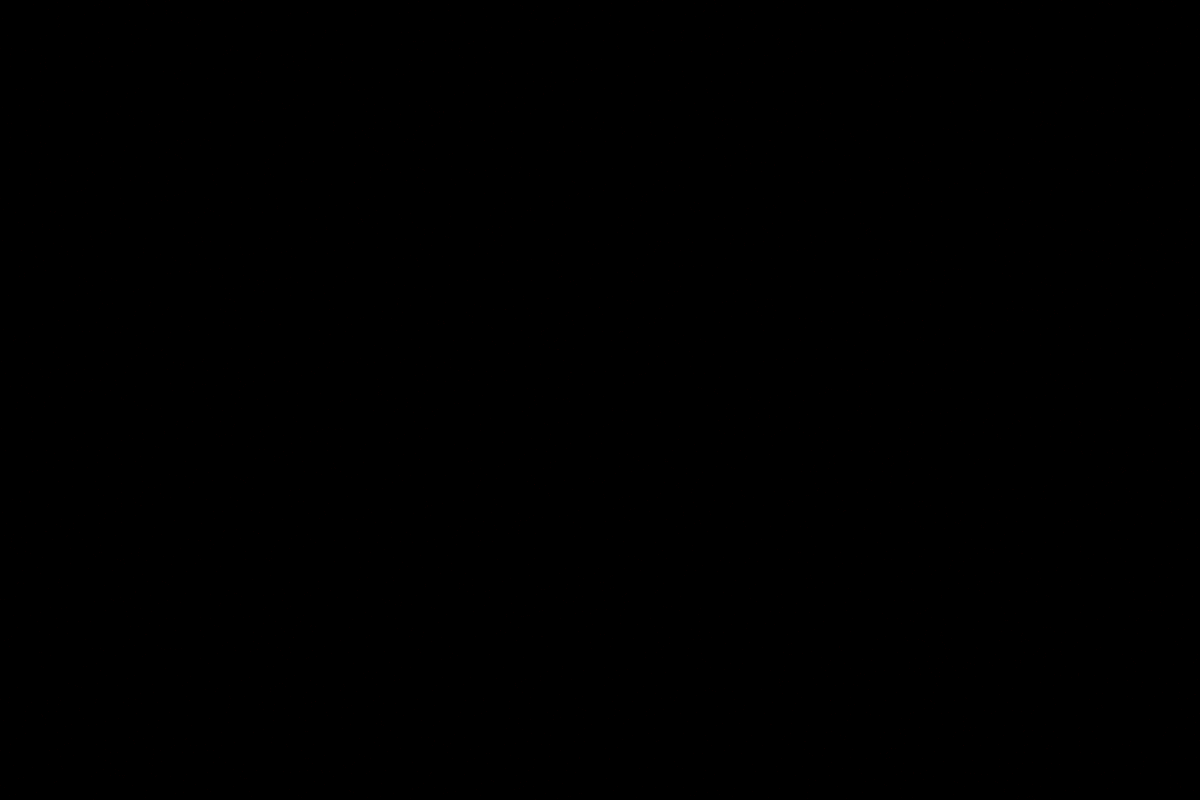
Frame 1 (no input)
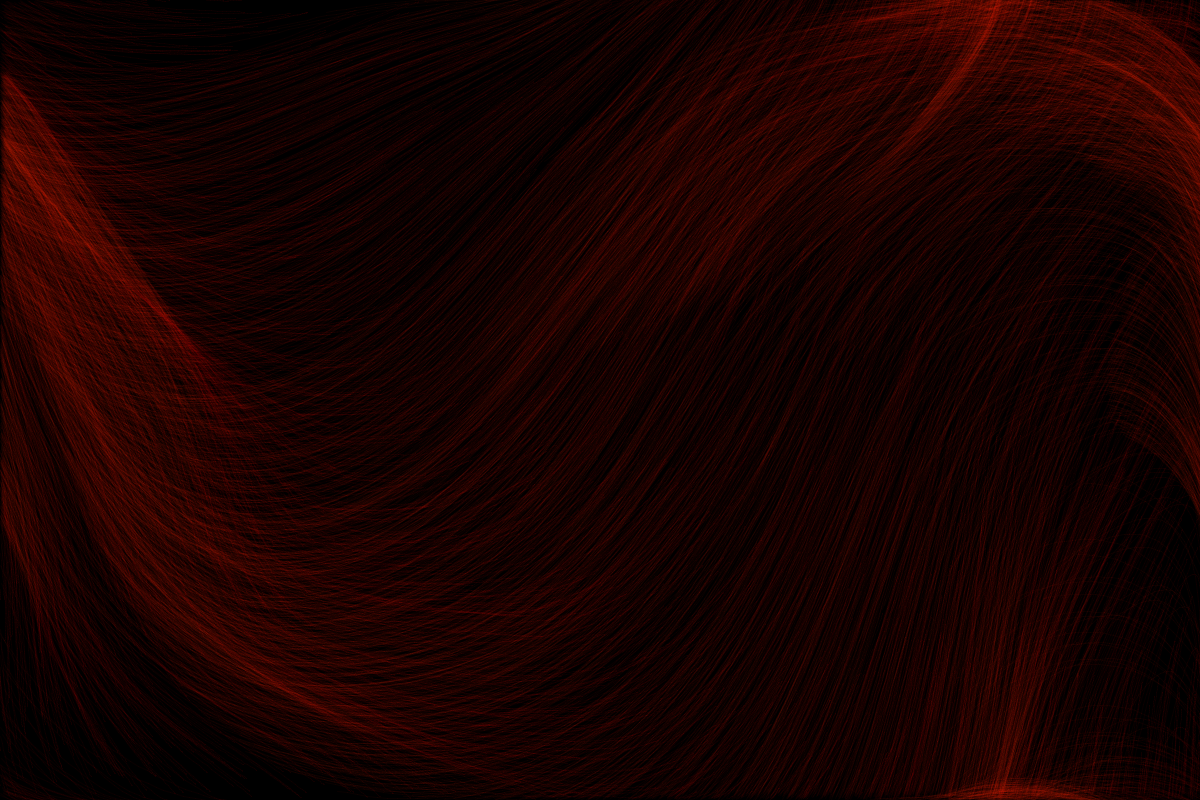
Frame 60 (the mouse pressed at the canvas centre just before this capture)
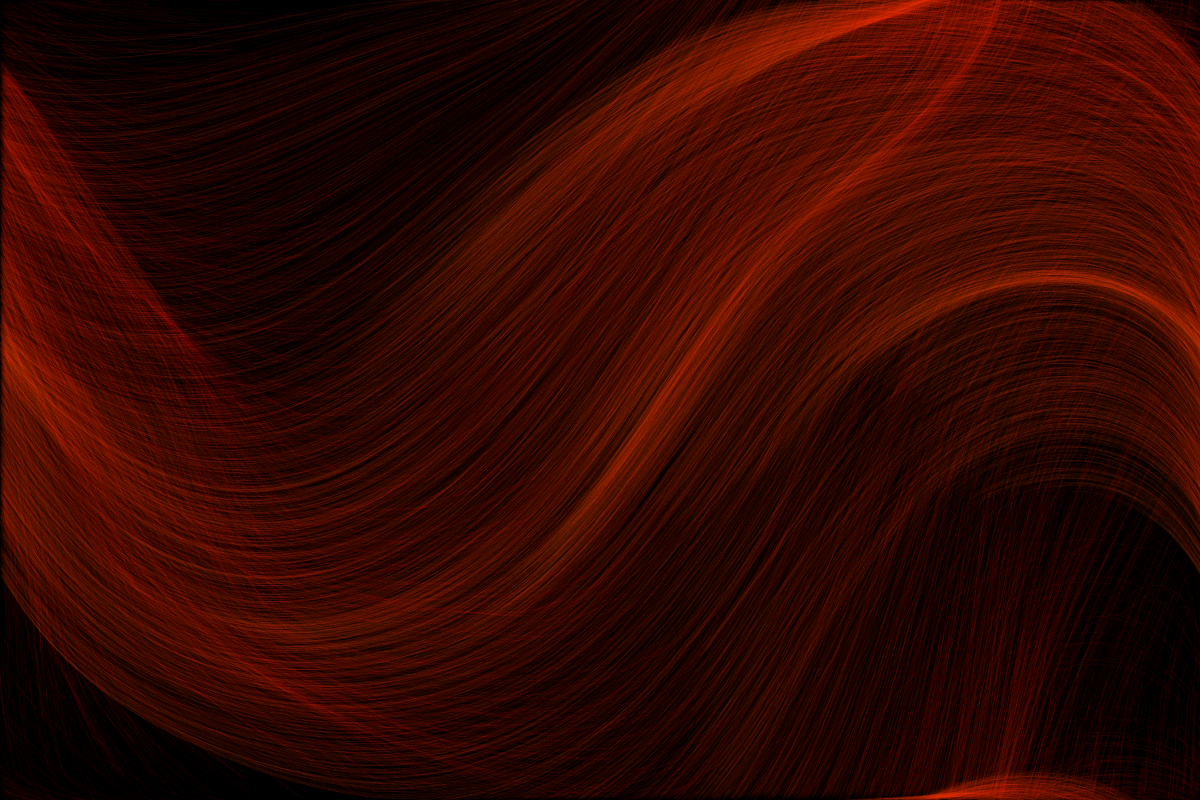
Frame 120 (the mouse held since frame 60 and released just before this capture)

The Processing sketch that drew these frames (run headless with seeded random() and noise(); from frame 60 on, the mouse is pressed at the canvas centre):

// Processing sketch: flow
// ── flow.pde
int fieldResolution = 10;
float fieldScale = 0.01;
float changeRate = 0.0005;
int numP = 5000;
float lineOpacity = 4;
float fieldForce = 1;
float maxVel = 5;
boolean showVectors = false;

int x, y;
float xoff, yoff;
float zoff = 0;
int cols, rows;
PVector[][] flowfield;
Particle[] particles;

void setup() {
  size(1200, 800);
  cols = floor(width/fieldResolution);
  rows = floor(height/fieldResolution);
  colorMode(HSB, 255, 255, 255);
  rectMode(CENTER);
  ellipseMode(CENTER);
  particles = new Particle[numP];
  for (int i = 0; i < numP; i++) {
    particles[i] = new Particle(new PVector(random(width), random(height)));
  }
  flowfield = new PVector[cols+1][rows+1];
  background(0);
}

void draw() {
  //background(0);

  for (x = 0; x < cols + 1; x += 1) {
    for (y = 0; y < rows + 1; y += 1) {
      xoff = x * fieldScale;
      yoff = y * fieldScale;
      flowfield[x][y] = PVector.fromAngle(noise(xoff, yoff, zoff) * TWO_PI);
      ;

      if (showVectors) {
        //DRAW VECTORS
        pushMatrix();
        translate(x * fieldResolution, y * fieldResolution);
        rotate(flowfield[x][y].heading());
        stroke(255, 1);
        line(0, 0, fieldResolution*0.75, 0);
        popMatrix();
      }
    }
  }
  zoff += changeRate;

  for (Particle p : particles) {
    p.render();
    p.update();
  }
}

// ── particle.pde
class Particle {

  PVector ppos, pos, vel, acc;
  float radius;
  float maxVel = 10;

  Particle(PVector pos) {
    this.pos = pos;
    ppos = pos.copy();
    this.vel = new PVector(0, 0);
    this.acc = new PVector(0, 0);
    radius = 2;
  }

  void render() {
    //noStroke();
    //fill(frameCount / 10 % 255, 255, 255, 100);
    //ellipse(pos.x, pos.y, radius, radius);
    strokeWeight(1);
    stroke(frameCount / 10 % 255, 255, 255, 10);
    line(ppos.x, ppos.y, pos.x, pos.y);
  }

  void update() {
    PVector force = flowfield[round(pos.x/fieldResolution)][round(pos.y/fieldResolution)];
    force.setMag(0.5);
    acc.add(force);
    vel.add(acc);
    vel.limit(maxVel);
    ppos = pos.copy();
    pos.add(vel);
    if (pos.x <= 0) { 
      pos.x += width;
      ppos.x += width;
    }
    if (pos.x >= width) { 
      pos.x -= width;
      ppos.x -= width;
    }
    if (pos.y <= 0) { 
      pos.y += height;
      ppos.y += height;
    }
    if (pos.y >= height) { 
      pos.y -= height;
      ppos.y -= height;
    }
    acc.setMag(0);
  }
}
